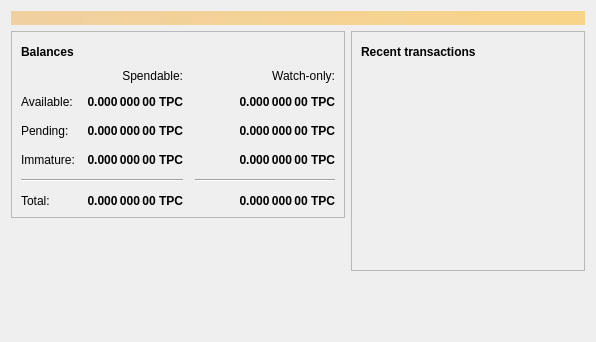
<?xml version="1.0" encoding="UTF-8"?>
<ui version="4.0">
 <class>OverviewPage</class>
 <widget class="QWidget" name="OverviewPage">
  <property name="geometry">
   <rect>
    <x>0</x>
    <y>0</y>
    <width>596</width>
    <height>342</height>
   </rect>
  </property>
  <property name="windowTitle">
   <string>Form</string>
  </property>
  <layout class="QVBoxLayout" name="topLayout">
   <item>
    <widget class="QLabel" name="labelAlerts">
     <property name="visible">
      <bool>false</bool>
     </property>
     <property name="styleSheet">
      <string notr="true">QLabel { background-color: qlineargradient(x1: 0, y1: 0, x2: 1, y2: 0, stop:0 #F0D0A0, stop:1 #F8D488); color:#000000; }</string>
     </property>
     <property name="wordWrap">
      <bool>true</bool>
     </property>
     <property name="margin">
      <number>3</number>
     </property>
     <property name="textInteractionFlags">
      <set>Qt::TextSelectableByMouse</set>
     </property>
    </widget>
   </item>
   <item>
    <layout class="QHBoxLayout" name="horizontalLayout" stretch="1,1">
     <item>
      <layout class="QVBoxLayout" name="verticalLayout_2">
       <item>
        <widget class="QFrame" name="frame">
         <property name="frameShape">
          <enum>QFrame::StyledPanel</enum>
         </property>
         <property name="frameShadow">
          <enum>QFrame::Raised</enum>
         </property>
         <layout class="QVBoxLayout" name="verticalLayout_4">
          <item>
           <layout class="QHBoxLayout" name="horizontalLayout_4">
            <item>
             <widget class="QLabel" name="label_5">
              <property name="font">
               <font>
                <weight>75</weight>
                <bold>true</bold>
               </font>
              </property>
              <property name="text">
               <string>Balances</string>
              </property>
             </widget>
            </item>
            <item>
             <widget class="QPushButton" name="labelWalletStatus">
              <property name="enabled">
               <bool>true</bool>
              </property>
              <property name="maximumSize">
               <size>
                <width>30</width>
                <height>16777215</height>
               </size>
              </property>
              <property name="toolTip">
               <string>The displayed information may be out of date. Your wallet automatically synchronizes with the Tipycoin network after a connection is established, but this process has not completed yet.</string>
              </property>
              <property name="text">
               <string/>
              </property>
              <property name="icon">
               <iconset resource="../bitcoin.qrc">
                <normaloff>:/icons/warning</normaloff>
                <disabledoff>:/icons/warning</disabledoff>:/icons/warning</iconset>
              </property>
              <property name="iconSize">
               <size>
                <width>24</width>
                <height>24</height>
               </size>
              </property>
              <property name="flat">
               <bool>true</bool>
              </property>
             </widget>
            </item>
            <item>
             <spacer name="horizontalSpacer_3">
              <property name="orientation">
               <enum>Qt::Horizontal</enum>
              </property>
              <property name="sizeHint" stdset="0">
               <size>
                <width>40</width>
                <height>20</height>
               </size>
              </property>
             </spacer>
            </item>
           </layout>
          </item>
          <item>
           <layout class="QGridLayout" name="gridLayout">
            <property name="spacing">
             <number>12</number>
            </property>
            <item row="2" column="2">
             <widget class="QLabel" name="labelWatchPending">
              <property name="font">
               <font>
                <weight>75</weight>
                <bold>true</bold>
               </font>
              </property>
              <property name="cursor">
               <cursorShape>IBeamCursor</cursorShape>
              </property>
              <property name="toolTip">
               <string>Unconfirmed transactions to watch-only addresses</string>
              </property>
              <property name="text">
               <string notr="true">0.000 000 00 TPC</string>
              </property>
              <property name="alignment">
               <set>Qt::AlignRight|Qt::AlignTrailing|Qt::AlignVCenter</set>
              </property>
              <property name="textInteractionFlags">
               <set>Qt::LinksAccessibleByMouse|Qt::TextSelectableByKeyboard|Qt::TextSelectableByMouse</set>
              </property>
             </widget>
            </item>
            <item row="2" column="1">
             <widget class="QLabel" name="labelUnconfirmed">
              <property name="font">
               <font>
                <weight>75</weight>
                <bold>true</bold>
               </font>
              </property>
              <property name="cursor">
               <cursorShape>IBeamCursor</cursorShape>
              </property>
              <property name="toolTip">
               <string>Total of transactions that have yet to be confirmed, and do not yet count toward the spendable balance</string>
              </property>
              <property name="text">
               <string notr="true">0.000 000 00 TPC</string>
              </property>
              <property name="alignment">
               <set>Qt::AlignRight|Qt::AlignTrailing|Qt::AlignVCenter</set>
              </property>
              <property name="textInteractionFlags">
               <set>Qt::LinksAccessibleByMouse|Qt::TextSelectableByKeyboard|Qt::TextSelectableByMouse</set>
              </property>
             </widget>
            </item>
            <item row="3" column="2">
             <widget class="QLabel" name="labelWatchImmature">
              <property name="font">
               <font>
                <weight>75</weight>
                <bold>true</bold>
               </font>
              </property>
              <property name="cursor">
               <cursorShape>IBeamCursor</cursorShape>
              </property>
              <property name="toolTip">
               <string>Mined balance in watch-only addresses that has not yet matured</string>
              </property>
              <property name="text">
               <string notr="true">0.000 000 00 TPC</string>
              </property>
              <property name="alignment">
               <set>Qt::AlignRight|Qt::AlignTrailing|Qt::AlignVCenter</set>
              </property>
              <property name="textInteractionFlags">
               <set>Qt::LinksAccessibleByMouse|Qt::TextSelectableByKeyboard|Qt::TextSelectableByMouse</set>
              </property>
             </widget>
            </item>
            <item row="4" column="0" colspan="2">
             <widget class="Line" name="line">
              <property name="orientation">
               <enum>Qt::Horizontal</enum>
              </property>
             </widget>
            </item>
            <item row="4" column="2">
             <widget class="Line" name="lineWatchBalance">
              <property name="sizePolicy">
               <sizepolicy hsizetype="Preferred" vsizetype="Fixed">
                <horstretch>0</horstretch>
                <verstretch>0</verstretch>
               </sizepolicy>
              </property>
              <property name="minimumSize">
               <size>
                <width>140</width>
                <height>0</height>
               </size>
              </property>
              <property name="orientation">
               <enum>Qt::Horizontal</enum>
              </property>
             </widget>
            </item>
            <item row="5" column="0">
             <widget class="QLabel" name="labelTotalText">
              <property name="text">
               <string>Total:</string>
              </property>
             </widget>
            </item>
            <item row="3" column="1">
             <widget class="QLabel" name="labelImmature">
              <property name="font">
               <font>
                <weight>75</weight>
                <bold>true</bold>
               </font>
              </property>
              <property name="cursor">
               <cursorShape>IBeamCursor</cursorShape>
              </property>
              <property name="toolTip">
               <string>Mined balance that has not yet matured</string>
              </property>
              <property name="text">
               <string notr="true">0.000 000 00 TPC</string>
              </property>
              <property name="alignment">
               <set>Qt::AlignRight|Qt::AlignTrailing|Qt::AlignVCenter</set>
              </property>
              <property name="textInteractionFlags">
               <set>Qt::LinksAccessibleByMouse|Qt::TextSelectableByKeyboard|Qt::TextSelectableByMouse</set>
              </property>
             </widget>
            </item>
            <item row="2" column="3">
             <spacer name="horizontalSpacer_2">
              <property name="orientation">
               <enum>Qt::Horizontal</enum>
              </property>
              <property name="sizeHint" stdset="0">
               <size>
                <width>40</width>
                <height>20</height>
               </size>
              </property>
             </spacer>
            </item>
            <item row="3" column="0">
             <widget class="QLabel" name="labelImmatureText">
              <property name="text">
               <string>Immature:</string>
              </property>
             </widget>
            </item>
            <item row="5" column="1">
             <widget class="QLabel" name="labelTotal">
              <property name="font">
               <font>
                <weight>75</weight>
                <bold>true</bold>
               </font>
              </property>
              <property name="cursor">
               <cursorShape>IBeamCursor</cursorShape>
              </property>
              <property name="toolTip">
               <string>Your current total balance</string>
              </property>
              <property name="text">
               <string notr="true">0.000 000 00 TPC</string>
              </property>
              <property name="alignment">
               <set>Qt::AlignRight|Qt::AlignTrailing|Qt::AlignVCenter</set>
              </property>
              <property name="textInteractionFlags">
               <set>Qt::LinksAccessibleByMouse|Qt::TextSelectableByKeyboard|Qt::TextSelectableByMouse</set>
              </property>
             </widget>
            </item>
            <item row="5" column="2">
             <widget class="QLabel" name="labelWatchTotal">
              <property name="font">
               <font>
                <weight>75</weight>
                <bold>true</bold>
               </font>
              </property>
              <property name="cursor">
               <cursorShape>IBeamCursor</cursorShape>
              </property>
              <property name="toolTip">
               <string>Current total balance in watch-only addresses</string>
              </property>
              <property name="text">
               <string notr="true">0.000 000 00 TPC</string>
              </property>
              <property name="alignment">
               <set>Qt::AlignRight|Qt::AlignTrailing|Qt::AlignVCenter</set>
              </property>
              <property name="textInteractionFlags">
               <set>Qt::LinksAccessibleByMouse|Qt::TextSelectableByKeyboard|Qt::TextSelectableByMouse</set>
              </property>
             </widget>
            </item>
            <item row="0" column="2">
             <widget class="QLabel" name="labelWatchonly">
              <property name="text">
               <string>Watch-only:</string>
              </property>
              <property name="alignment">
               <set>Qt::AlignRight|Qt::AlignTrailing|Qt::AlignVCenter</set>
              </property>
             </widget>
            </item>
            <item row="1" column="0">
             <widget class="QLabel" name="labelBalanceText">
              <property name="text">
               <string>Available:</string>
              </property>
             </widget>
            </item>
            <item row="1" column="1">
             <widget class="QLabel" name="labelBalance">
              <property name="font">
               <font>
                <weight>75</weight>
                <bold>true</bold>
               </font>
              </property>
              <property name="cursor">
               <cursorShape>IBeamCursor</cursorShape>
              </property>
              <property name="toolTip">
               <string>Your current spendable balance</string>
              </property>
              <property name="text">
               <string notr="true">0.000 000 00 TPC</string>
              </property>
              <property name="alignment">
               <set>Qt::AlignRight|Qt::AlignTrailing|Qt::AlignVCenter</set>
              </property>
              <property name="textInteractionFlags">
               <set>Qt::LinksAccessibleByMouse|Qt::TextSelectableByKeyboard|Qt::TextSelectableByMouse</set>
              </property>
             </widget>
            </item>
            <item row="1" column="2">
             <widget class="QLabel" name="labelWatchAvailable">
              <property name="font">
               <font>
                <weight>75</weight>
                <bold>true</bold>
               </font>
              </property>
              <property name="cursor">
               <cursorShape>IBeamCursor</cursorShape>
              </property>
              <property name="toolTip">
               <string>Your current balance in watch-only addresses</string>
              </property>
              <property name="text">
               <string notr="true">0.000 000 00 TPC</string>
              </property>
              <property name="alignment">
               <set>Qt::AlignRight|Qt::AlignTrailing|Qt::AlignVCenter</set>
              </property>
              <property name="textInteractionFlags">
               <set>Qt::LinksAccessibleByMouse|Qt::TextSelectableByKeyboard|Qt::TextSelectableByMouse</set>
              </property>
             </widget>
            </item>
            <item row="2" column="0">
             <widget class="QLabel" name="labelPendingText">
              <property name="text">
               <string>Pending:</string>
              </property>
             </widget>
            </item>
            <item row="0" column="1">
             <widget class="QLabel" name="labelSpendable">
              <property name="text">
               <string>Spendable:</string>
              </property>
              <property name="alignment">
               <set>Qt::AlignRight|Qt::AlignTrailing|Qt::AlignVCenter</set>
              </property>
             </widget>
            </item>
           </layout>
          </item>
         </layout>
        </widget>
       </item>
       <item>
        <spacer name="verticalSpacer">
         <property name="orientation">
          <enum>Qt::Vertical</enum>
         </property>
         <property name="sizeHint" stdset="0">
          <size>
           <width>20</width>
           <height>40</height>
          </size>
         </property>
        </spacer>
       </item>
      </layout>
     </item>
     <item>
      <layout class="QVBoxLayout" name="verticalLayout_3">
       <item>
        <widget class="QFrame" name="frame_2">
         <property name="frameShape">
          <enum>QFrame::StyledPanel</enum>
         </property>
         <property name="frameShadow">
          <enum>QFrame::Raised</enum>
         </property>
         <layout class="QVBoxLayout" name="verticalLayout">
          <item>
           <layout class="QHBoxLayout" name="horizontalLayout_2">
            <item>
             <widget class="QLabel" name="label_4">
              <property name="font">
               <font>
                <weight>75</weight>
                <bold>true</bold>
               </font>
              </property>
              <property name="text">
               <string>Recent transactions</string>
              </property>
             </widget>
            </item>
            <item>
             <widget class="QPushButton" name="labelTransactionsStatus">
              <property name="enabled">
               <bool>true</bool>
              </property>
              <property name="maximumSize">
               <size>
                <width>30</width>
                <height>16777215</height>
               </size>
              </property>
              <property name="toolTip">
               <string>The displayed information may be out of date. Your wallet automatically synchronizes with the Tipycoin network after a connection is established, but this process has not completed yet.</string>
              </property>
              <property name="text">
               <string/>
              </property>
              <property name="icon">
               <iconset resource="../bitcoin.qrc">
                <normaloff>:/icons/warning</normaloff>
                <disabledoff>:/icons/warning</disabledoff>:/icons/warning</iconset>
              </property>
              <property name="iconSize">
               <size>
                <width>24</width>
                <height>24</height>
               </size>
              </property>
              <property name="flat">
               <bool>true</bool>
              </property>
             </widget>
            </item>
            <item>
             <spacer name="horizontalSpacer">
              <property name="orientation">
               <enum>Qt::Horizontal</enum>
              </property>
              <property name="sizeHint" stdset="0">
               <size>
                <width>40</width>
                <height>20</height>
               </size>
              </property>
             </spacer>
            </item>
           </layout>
          </item>
          <item>
           <widget class="QListView" name="listTransactions">
            <property name="styleSheet">
             <string notr="true">QListView { background: transparent; }</string>
            </property>
            <property name="frameShape">
             <enum>QFrame::NoFrame</enum>
            </property>
            <property name="verticalScrollBarPolicy">
             <enum>Qt::ScrollBarAlwaysOff</enum>
            </property>
            <property name="horizontalScrollBarPolicy">
             <enum>Qt::ScrollBarAlwaysOff</enum>
            </property>
            <property name="selectionMode">
             <enum>QAbstractItemView::NoSelection</enum>
            </property>
           </widget>
          </item>
         </layout>
        </widget>
       </item>
       <item>
        <spacer name="verticalSpacer_2">
         <property name="orientation">
          <enum>Qt::Vertical</enum>
         </property>
         <property name="sizeHint" stdset="0">
          <size>
           <width>20</width>
           <height>40</height>
          </size>
         </property>
        </spacer>
       </item>
      </layout>
     </item>
    </layout>
   </item>
  </layout>
 </widget>
 <resources/>
 <connections/>
</ui>
